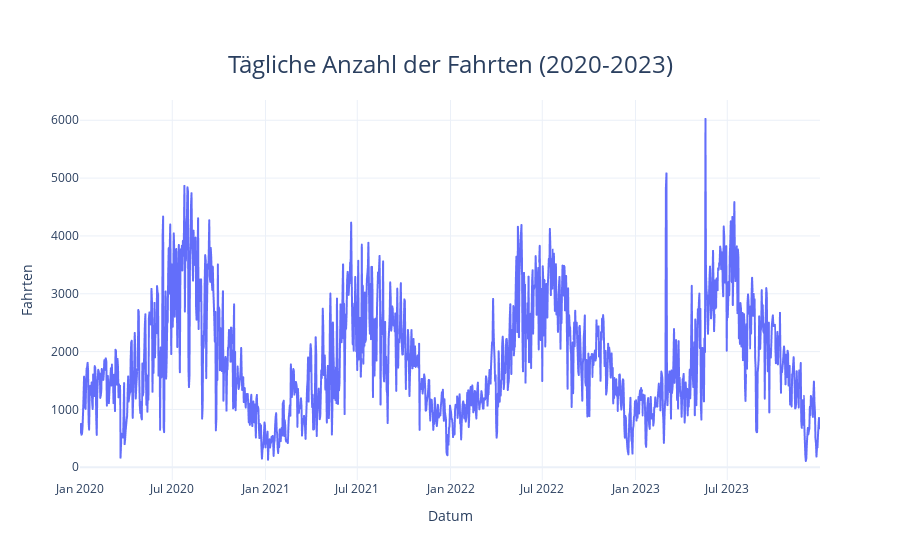

The notebook cell saved with this chart:
### Code cell
#Linienplot der täglichen Anzahl der Fahrten
fig_daily = px.line(
    daily_counts, 
    x='DATE', 
    y='DAILY_COUNTS', 
    title='Tägliche Anzahl der Fahrten (2020-2023)', 
    labels={'DAILY_COUNTS': 'Fahrten', 'DATE': 'Datum'},
    template="plotly_white"
)

#Titel in die Mitte setzen
fig_daily.update_layout(
    title={
        'text': "Tägliche Anzahl der Fahrten (2020-2023)",
        'y': 0.9,  #Y-Position des Titels
        'x': 0.5,  #X-Position des Titels (zentriert)
        'xanchor': 'center',
        'yanchor': 'top',
        'font': dict(size=24)
    }
)

fig_daily.show()

### Figure 1 — Plotly figure (JSON) as saved in the notebook; plotly's stock layout.template omitted (floating-point values rounded to 4 significant figures; data arrays with more than 128 entries replaced by an {"elided": "..."} marker saying what was removed)
{"data": [{"hovertemplate": "Datum=%{x}<br>Fahrten=%{y}<extra></extra>", "legendgroup": "", "line": {"color": "#636efa", "dash": "solid"}, "marker": {"symbol": "circle"}, "mode": "lines", "name": "", "showlegend": false, "type": "scattergl", "x": {"elided": "1461 str values"}, "xaxis": "x", "y": {"elided": "1461 int values"}, "yaxis": "y"}], "layout": {"legend": {"tracegroupgap": 0}, "title": {"font": {"size": 24}, "text": "Tägliche Anzahl der Fahrten (2020-2023)", "x": 0.5, "xanchor": "center", "y": 0.9, "yanchor": "top"}, "xaxis": {"anchor": "y", "domain": [0, 1], "title": {"text": "Datum"}}, "yaxis": {"anchor": "x", "domain": [0, 1], "title": {"text": "Fahrten"}}}}
